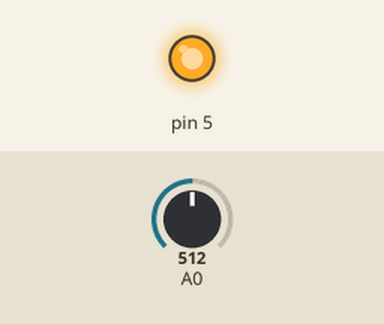
Recording of a sketch running on a simulated Arduino Uno, built with avr-gcc and run on an emulated ATmega328P. On the bench: output pins drawn as LEDs (lit = HIGH). Inputs (shaded band) come from the test bench; at power-on: A0 = 512.

Above: at 1.2 s.
1.3 s: A0 set to 270
2.8 s: A0 set to 243
At 3.1 s:
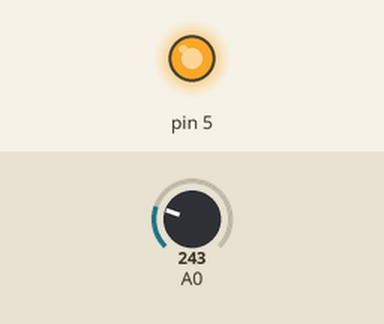
4.3 s: A0 set to 122
At 5.4 s:
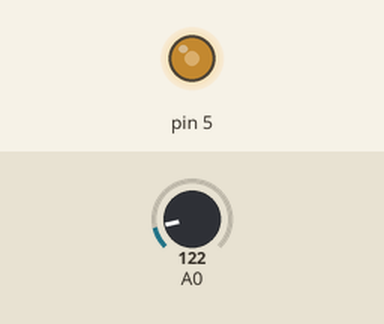
5.8 s: A0 set to 0
At 6.9 s:
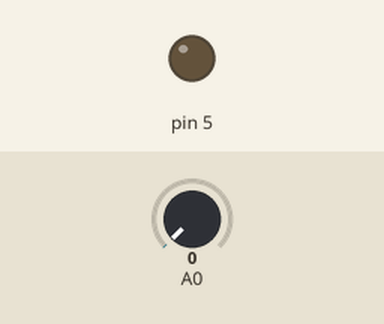
Timing chart, 0 to 8.3 s (numbered marks = the images above; inputs shaded):
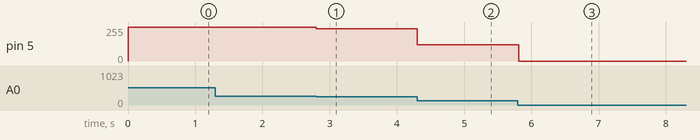

Measured:
- after the input at 1.3 s, every drawn part: stays the same
- after the input at 2.8 s, pin 5: 255/255 → 243/255 at once
- after the input at 4.3 s, pin 5: 243/255 → 122/255 at once
- after the input at 5.8 s, pin 5: 122/255 → 0/255 at once

The sketch:

seis.ino
```cpp
// C++ code
//
void setup()
{
  pinMode(A0, INPUT);
  pinMode(5, OUTPUT);
}

void loop()
{
  analogWrite(5, constrain(analogRead(A0), 0, 255));
  delay(10); // Delay a little bit to improve simulation performance
}
```
